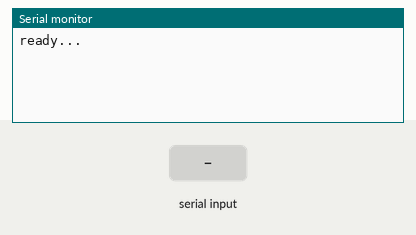
Bench run of a sketch on a simulated ESP32. Parts: the last lines printed to the serial monitor. The test bench sets the inputs (shaded band).

Above: at 1.2 s.
1.3 s: "1\n" received over Serial
At 1.9 s:
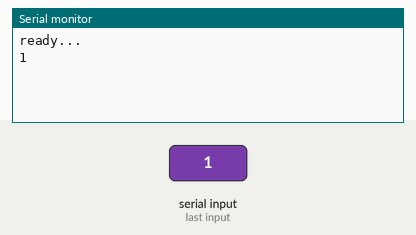
2.8 s: "0\n" received over Serial
At 3.1 s:
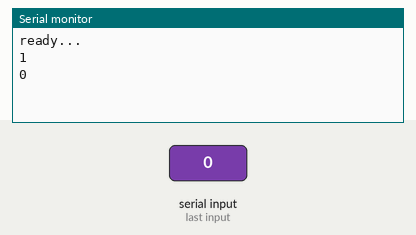
4.3 s: "2\n" received over Serial
At 5.4 s:
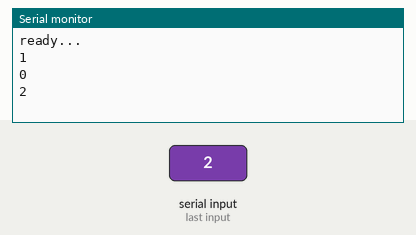

The sketch:

esp32-serial-test.ino
```cpp
void setup() {
  Serial.begin(115200); //Open Serial connection for debugging
  while (!Serial) {
    ; // wait for serial port to connect. Needed for native USB
  }
  Serial.println("ready...");

}

void loop() {
    if(Serial.available()){
      String command = Serial.readStringUntil('\n');
      Serial.println(command);
    }

}
```

Measured:
- after the input at 1.3 s, the serial monitor: prints a new line at once (image 1)
- after the input at 2.8 s, the serial monitor: prints a new line at once (image 2)
- after the input at 4.3 s, the serial monitor: prints a new line at once (image 3)
